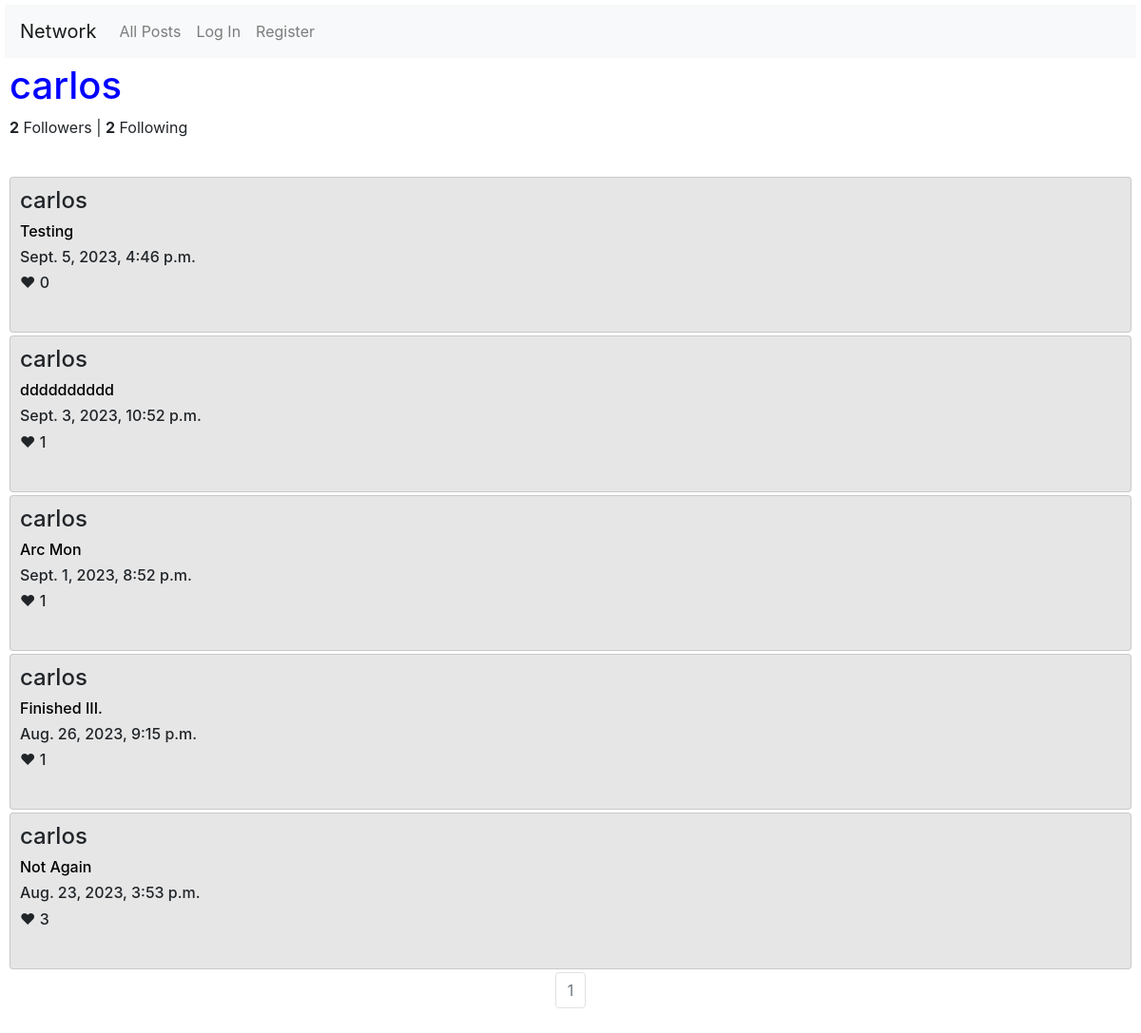
Page /profile/carlos on the earlier database version.
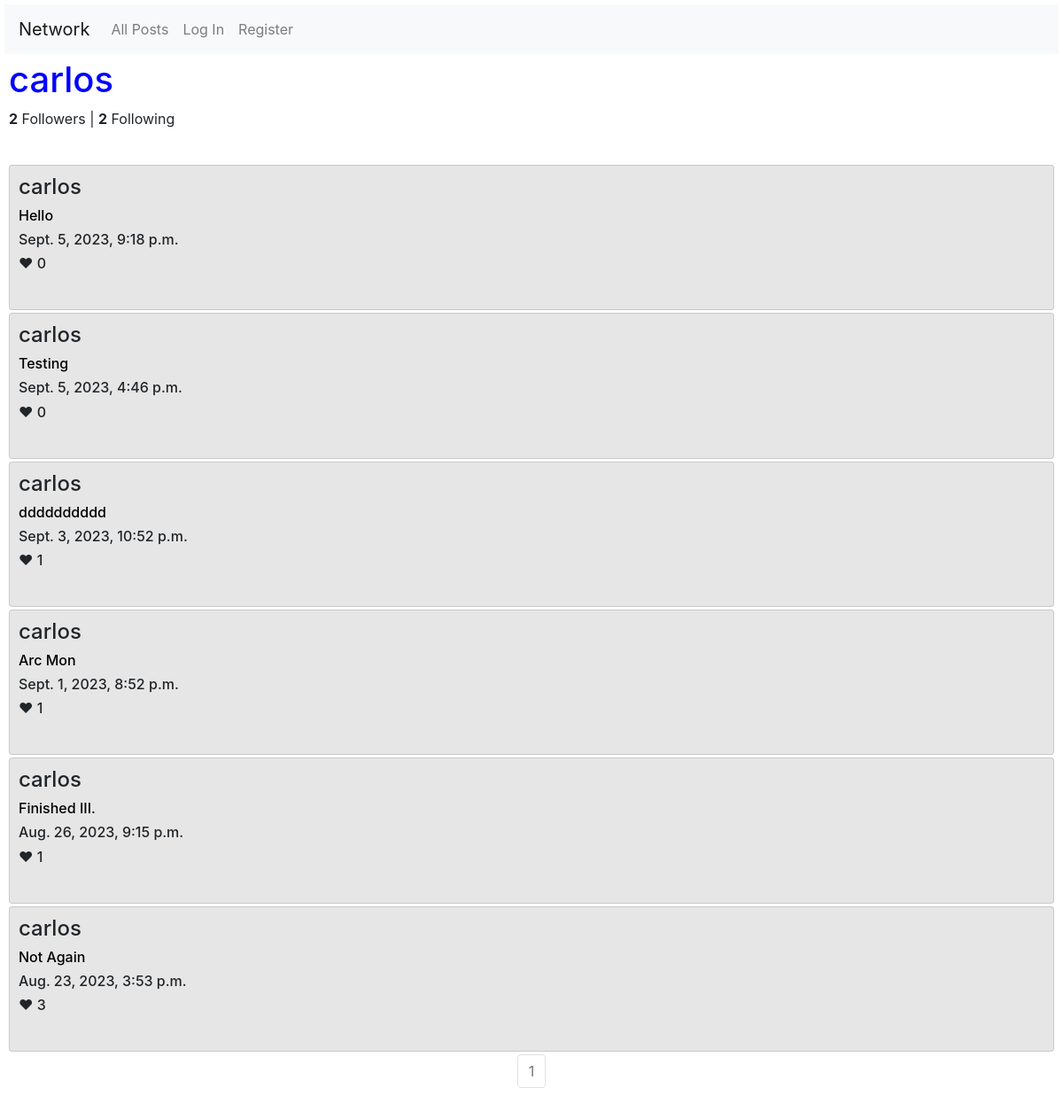
Same page on the later database version.
### network/models.py (models this page shows, shortened)
class Post(models.Model):
    user = models.ForeignKey(User, on_delete=models.CASCADE, related_name="poster")
    content = models.TextField(max_length=180, null=False)
    timestamp = models.DateTimeField(auto_now_add=True)
    like = models.IntegerField(default=0)

class User(AbstractUser):
    pass

### network/views.py (the view, shortened to what this page needs)
# urls.py: path("profile/<str:profile>", views.profile, name="profile"),
@csrf_exempt
def profile(request, profile):
    try:
        f = UserFollowing.objects.get(user_id=User.objects.get(id=request.user.id), following_user_id=User.objects.get(username=profile))
        status = "Followed"
        all_posts = Post.objects.filter(user=User.objects.get(username=profile)).order_by('-timestamp').all()
        posts = []
        for i in range(0, len(all_posts)):
            posts.append(all_posts[i])
        posts.sort(key=lambda post: post.id, reverse=True)
        paginator = Paginator(posts, 10)
        page_number = request.GET.get("page")
        page_obj = paginator.get_page(page_number)
        likes = UserLike.objects.filter(user_id=request.user.id)
        liked_posts = []
        for i in range(0, len(likes)):
            for j in range(0, len(posts)):
                if likes[i].post_like == posts[j]:
                    liked_posts.append(posts[j])
        followers = 0
        following = 0
        for i in range(0, len(UserFollowing.objects.filter(following_user_id=User.objects.get(username=profile)))):
            followers += 1
        for j in range(0, len(UserFollowing.objects.filter(user_id=User.objects.get(username=profile)))):
            following += 1
        return render(request, "network/profile.html",
                    {"posts": page_obj,
                    "name": profile,
                    "status": status,
                    "likes": liked_posts,
                    "following": following,
                    "followers": followers,
                    })
    except ObjectDoesNotExist:
        status = "Not"
        all_posts = Post.objects.filter(user=User.objects.get(username=profile)).order_by('-timestamp').all()
        posts = []
        for i in range(0, len(all_posts)):
            posts.append(all_posts[i])
        posts.sort(key=lambda post: post.id, reverse=True)
        paginator = Paginator(posts, 10)
        page_number = request.GET.get("page")
        page_obj = paginator.get_page(page_number)
        likes = UserLike.objects.filter(user_id=request.user.id)
        liked_posts = []
        for i in range(0, len(likes)):
            for j in range(0, len(posts)):
                if likes[i].post_like == posts[j]:
                    liked_posts.append(posts[j])
        followers = 0
        following = 0
        for i in range(0, len(UserFollowing.objects.filter(following_user_id=User.objects.get(username=profile)))):
            followers += 1
        for j in range(0, len(UserFollowing.objects.filter(user_id=User.objects.get(username=profile)))):
            following += 1
        return render(request, "network/profile.html",
                    {"posts": page_obj,
                    "name": profile,
                    "status": status,
                    "likes": liked_posts,
                    "followers": followers,
                    "following": following,
                    })

### network/templates/network/profile.html (shortened to what this page needs)
{% extends "network/layout.html" %}
{% block body %}
    <h1>{{name}}</h1>
    <div>
        <p> <b id="followers">{{followers}}</b> Followers | <b>{{following}}</b> Following</p>
    </div>
    <br>
    {% for post in posts %}
        <div class="card">
                <h4>{{post.user}}</h4>
                <div id="post_{{post.id}}">
                    <h6><a id="anchor_{{post.id}}" class="anchor_content" href="{% url 'post_page' post.id %}">{{post.content}}</a></h6>
                    <h6> {{post.timestamp}} </h6>
                    <h6 id="like_{{post.id}}">&#10084; {{post.like}}</h6>
                    <br>
                </div>
        </div>
    {%endfor%}
    <nav aria-label="Page navigation example">
        <ul class="pagination justify-content-center">
          <li class="page-item disabled"><a class="page-link" href="#">{{posts.number}}</a></li>
        </ul>
      </nav>
{% endblock %}

Differences in the rows shown:
added Post: user "carlos", content "Hello", timestamp "Sept. 5, 2023, 9:18 p.m.", like "0"
